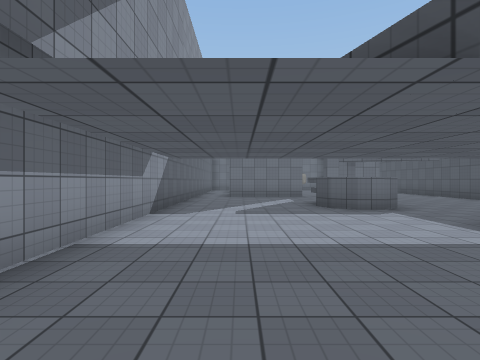
view 1 (above)

14 first-person views from a walk through a scene from a Unity 3-D project. The camera is 1.4 m above the floor, looks level and sees 80° across. The floor is counted in squares, 2.06 m on a side. Each view is taken from the middle of a square. On the plan, view 1 faces up. The plan holds only what a view shows up to about 9 squares ahead; the rest is blank. The player character is not drawn. Door leaves are left out, so doorways stand open. Some surface patterns are stand-ins.

view 2
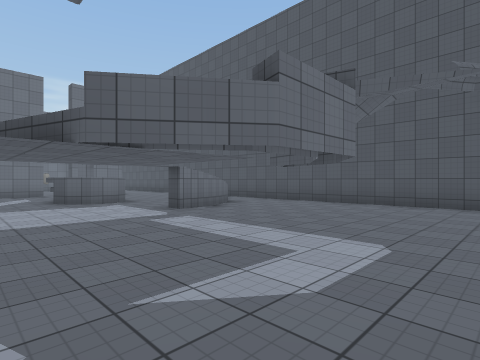

view 3
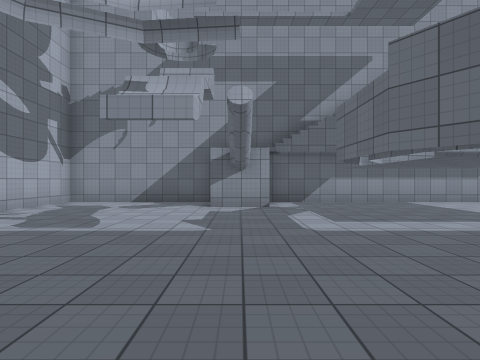

view 4
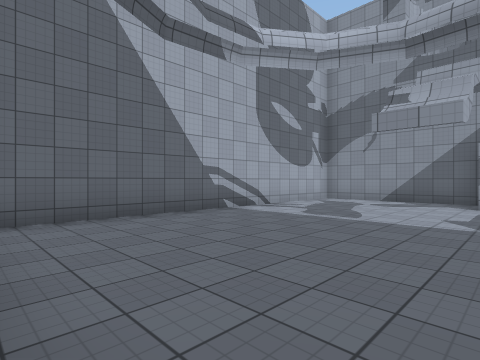

view 5
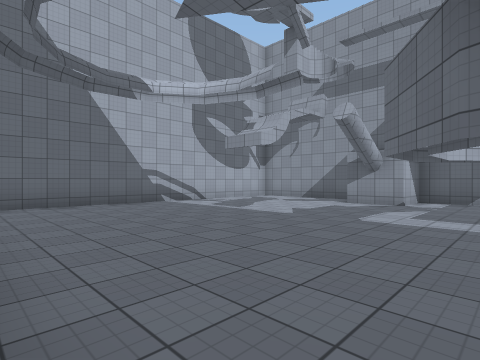

view 6
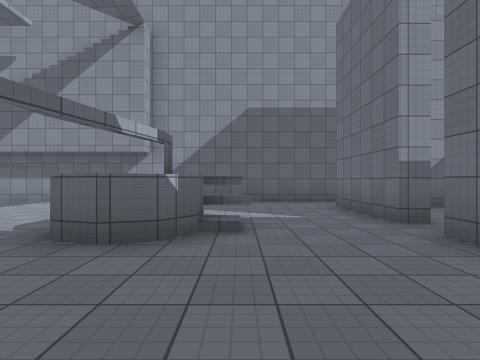

view 7
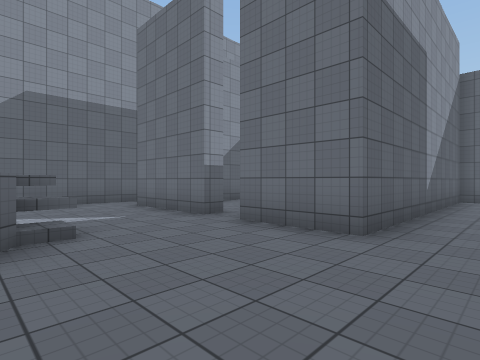

view 8
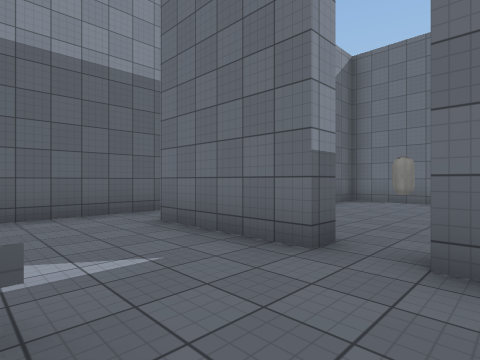

view 9
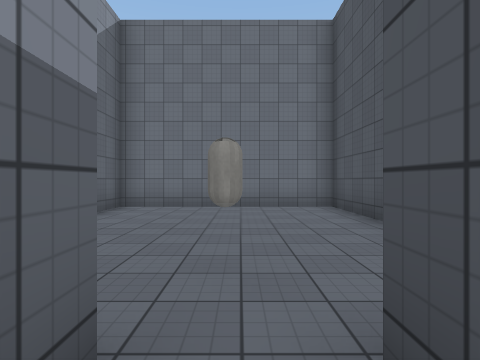

view 10
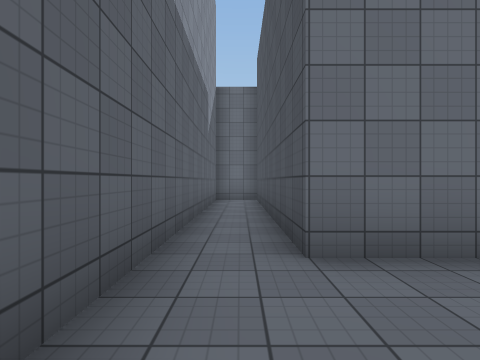

view 11
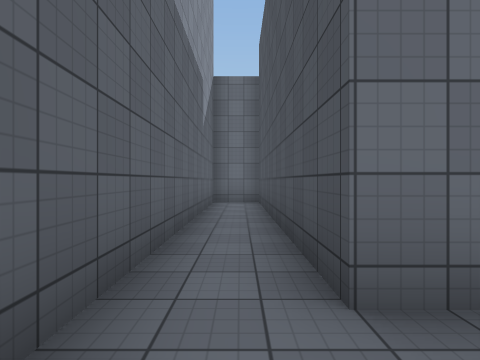

view 12
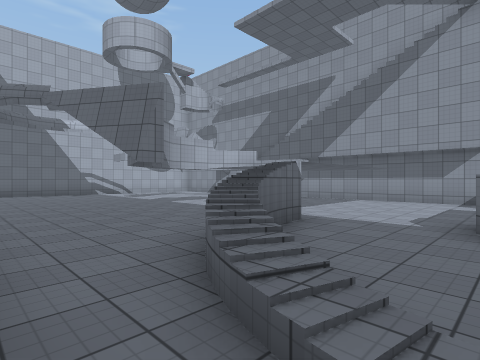

view 13
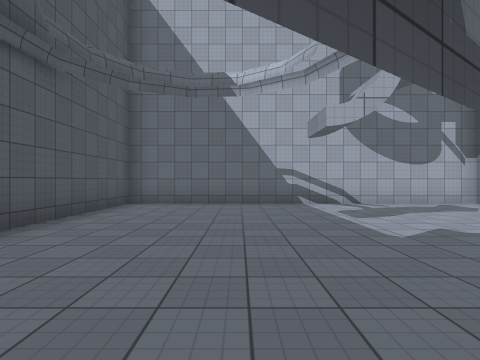

view 14
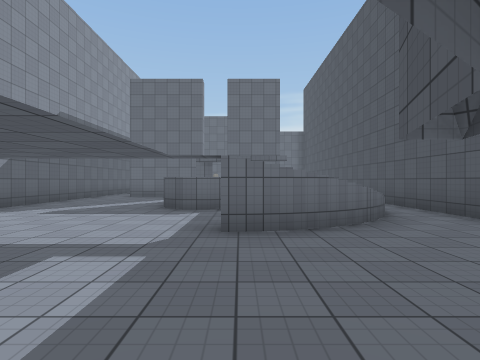

### Floor plan
Points are (right, up) in squares from view 1. A wall is a line through its corners. A room is listed if a view was taken in it or the views show most of it. See-through windows are left out.
Room 1 (views 1, 2, 3, 4, 5, 9, 10, 11, 13, 14)
walls: (4.2, 3.8) (3.7, 3.7); (5.2, 4) (4.5, 3.8); (5.6, 4.3) (5.1, 4); (6.2, 4.7) (5.7, 4.3); (3.3, 6.5) (2.7, 6.5) (2.2, 6.9) (2, 7.5) (2, 8.5); (-1.8, -2.9) (-1.8, -7.2) (8.2, -7.2); (2.5, 11.5) (-0.4, 11.5) (-0.4, 18.8) (-1.8, 18.8) (-1.8, -1.2) (-0.3, -1.2) (-0.3, -2.8)
ways out: opening at (3.5, 10.5) to room 2; opening at (4, 5.5) to room 2; opening at (8, 6) to room 2; open door at (3, 12) to room 3
Room 2 (views 6, 7, 8, 12)
walls: (2.7, 8.5) (3.3, 8.5) (3.8, 8.1) (4, 7.5) (3.8, 6.9) (3.3, 6.5); (2.2, 9.1) (2.2, 8.4); (2.8, 8) (3.2, 8); (6.1, 18.8) (5.6, 18.8) (5.6, 11.5) (3.5, 11.5)
low walls: (2.7, 9.3) (2.7, 8.5); (7.2, 6.4) (7, 6)
ways out: opening at (3.5, 10.5) to room 1; opening at (4, 5.5) to room 1; opening at (8, 6) to room 1
Room 3 (no view inside)
walls: (0, 14.1) (0, 13.6); (5.4, 15.6) (5.4, 18.3) (0, 18.3) (0, 17)
ways out: open door at (3, 12) to room 1
objects: capsule (3, 13)

Positions as (right, up) in squares from view 1, and headings:
1: (0, 0), facing up
2: (0, -2), facing up-right
3: (7, -2), facing left
4: (8, -2), facing down-left
5: (8, 1), facing down-left
6: (7, 9), facing left
7: (7, 8), facing up-left
8: (4, 9), facing up-left
9: (3, 11), facing up
10: (-1, 9), facing up
11: (-1, 10), facing up
12: (8, 7), facing down-left
13: (5, 1), facing down
14: (4, 0), facing up
